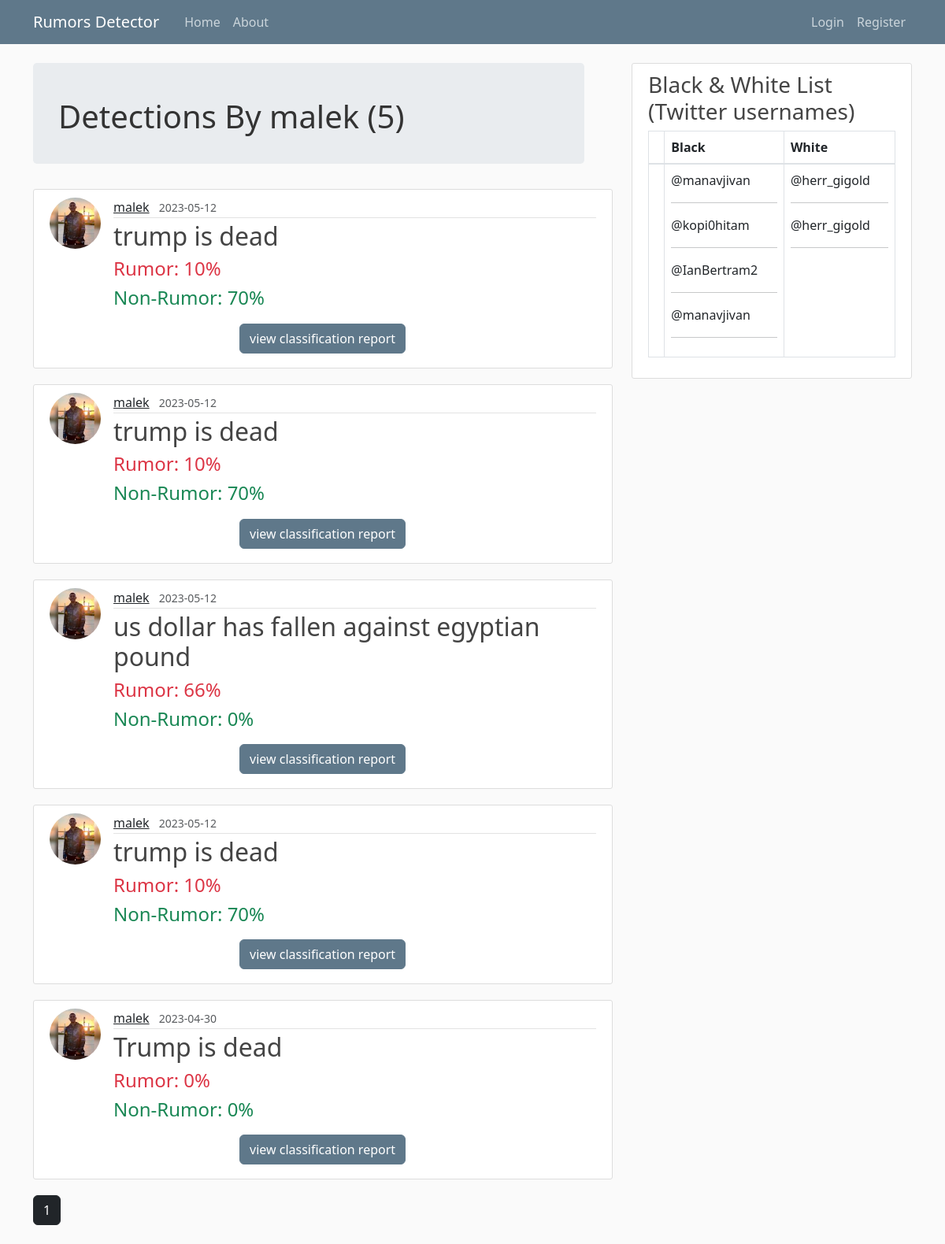
The app's page /user/malek with its own data.
### app/models.py (models this page shows, shortened)
class User(db.Model, UserMixin):
    id = db.Column(db.Integer, primary_key=True)
    username= db.Column(db.String(20), unique=True, nullable=False)
    email= db.Column(db.String(120), unique=True, nullable=False)
    image_file= db.Column(db.String(20), nullable=False, default='default.png')
    password=db.Column(db.String(60), nullable=False)
    posts= db.relationship('Post', backref='author_post', lazy=True)

class Post(db.Model):
    id = db.Column(db.Integer, primary_key=True)
    date_posted=db.Column(db.DateTime, nullable=False, default= datetime.utcnow)
    content= db.Column(db.Text, nullable=False)
    user_id= db.Column(db.Integer, db.ForeignKey('user.id'), nullable=False)
    classification_id=db.Column(db.Integer, db.ForeignKey('classification.id'), nullable=False)
    source_id=db.Column(db.Integer, db.ForeignKey('source.id'), nullable=False)
    credible_id=db.Column(db.Integer, db.ForeignKey('credible_sources.id'), nullable=False)

class CredibleSources(db.Model):
    id=db.Column(db.Integer, primary_key=True)
    post=db.relationship('Post', backref='cred', lazy=True)
    percentr= db.Column(db.Integer, nullable=False)
    percentn= db.Column(db.Integer, nullable=False)

class BlackandWhite(db.Model):
    id= db.Column(db.Integer, primary_key=True)
    Black=db.Column(db.String(120), nullable=True)
    White=db.Column(db.String(120), nullable=True)

### app/users/routes.py (the view)
@users.route("/user/<string:username>")
def user_posts(username):
    page= request.args.get('page', 1, type=int)
    user= User.query.filter_by(username=username).first_or_404()
    posts= Post.query.filter_by(author_post=user)\
        .order_by(Post.date_posted.desc())\
        .paginate(page=page, per_page=5)
    blackandwhite=BlackandWhite.query
    return render_template('user_posts.html', posts=posts, user=user, blackandwhite=blackandwhite)

### app/templates/user_posts.html
{% extends "layout.html" %}
{% block content %}
<div class="jumbotron" style="height:100px; width: 700px">
<h1 class="h1 mb-3" style="margin-top:-20px">Detections By {{ user.username }} ({{ posts.total }})</h1>
</div>
{% for post in posts.items %}
<article class="media content-section">
  <img class="rounded-circle article-img"
    src="{{ url_for('static', filename='profile_pics/' + post.author_post.image_file) }}">
  <div class="media-body">
    <div class="article-metadata">
      <a class="link-dark mr-2" href="{{ url_for('users.user_posts', username=post.author_post.username) }}">{{
        post.author_post.username }}</a>
      <small class="text-muted">{{ post.date_posted.strftime('%Y-%m-%d') }}</small>
    </div>
    <h2 class="article-content">{{ post.content }}</h2>
    <h4 class="text-danger">Rumor: {{ post.cred.percentr }}%</h4>
    <h4 class="text-success">Non-Rumor: {{ post.cred.percentn }}%</h4>
    <a href="{{ url_for('posts.post', post_id=post.id) }}">
      <button class="btn btn-primary mb-2"" style="margin-left: 160px; margin-top: 10px;background-color:#5f788a; border-color:#5f788a;">view classification report</button>
    </a>
  </div>
</article>
{% endfor %}
{% for page_num in posts.iter_pages(left_edge=1, right_edge=1, left_current=1, right_current=2) %}
{% if page_num %}
{% if posts.page == page_num %}
<a class="btn btn-dark mb-4" href="{{ url_for('users.user_posts', username=user.username, page=page_num) }}">{{ page_num
  }}</a>
{% else %}
<a class="btn btn-outline-dark mb-4" href="{{ url_for('users.user_posts', username=user.username, page=page_num) }}">{{
  page_num }}</a>
{% endif %}
{% else %}
...
{% endif %}
{% endfor %}
{% endblock content %}

### app/templates/layout.html (shortened to what this page needs)
<!DOCTYPE html>
<html lang="en">
<head>
    <link rel="stylesheet" href="https://cdn.jsdelivr.net/npm/bootstrap@4.0.0/dist/css/bootstrap.min.css"
>
        <link href="https://cdn.jsdelivr.net/npm/bootstrap@5.3.0-alpha3/dist/css/bootstrap.min.css" rel="stylesheet">
    <link rel="stylesheet" type="text/css" href="{{ url_for('static', filename='main.css') }}">
</head>
<body>
    <header class="site-header">
        <nav class="navbar navbar-expand-md navbar-dark bg-steel fixed-top">
            <div class="container">
                <a class="navbar-brand mr-4" href="{{ url_for('main.home') }}">Rumors Detector</a>
                <div class="collapse navbar-collapse" id="navbarToggle">
                    <div class="navbar-nav mr-auto">
                        <a class="nav-item nav-link" href="{{ url_for('main.home') }}">Home</a>
                        <a class="nav-item nav-link" href="{{ url_for('main.about') }}">About</a>
                    </div>
                    <div class="navbar-nav">
                        {% if current_user.is_authenticated %}
                        <a class="nav-item nav-link" href="{{ url_for('posts.new_post') }}">Detect</a>
                        <a class="nav-item nav-link" href="{{ url_for('users.account') }}">Account</a>
                        <a class="nav-item nav-link" href="{{ url_for('users.logout') }}">Logout</a>
                        {% else %}
                        <a class="nav-item nav-link" href="{{ url_for('users.login') }}">Login</a>
                        <a class="nav-item nav-link" href="{{ url_for('users.register') }}">Register</a>
                        {% endif %}
                    </div>
                </div>
            </div>
        </nav>
    </header>
    <main role="main" class="container">
        <div class="row">
            <div class="col-md-8">
                {% block content %}{% endblock %}
            </div>
            <div class="col-md-4">
                <div class="content-section">
                    <h3>Black & White List (Twitter usernames)</h3>
                    <table class="table table-bordered">
                        <thead>
                            <tr>
                                <th scope="col"></th>
                                <th scope="col">Black</th>
                                <th scope="col">White</th>
                            </tr>
                        </thead>
                        <tbody>
                            <tr>
                                <th scope="row"></th>
                                <td>
                                    {% for bw in blackandwhite %}
                                    {% if bw.Black %}
                                    @{{ bw.Black }}
                                    <hr>
                                    {% endif %}
                                    {% endfor %}
                                </td>
                                <td>
                                    {% for bw in blackandwhite %}
                                    {% if bw.White %}
                                    @{{ bw.White }}
                                    <hr>
                                    {% endif %}
                                    {% endfor %}
                                </td>
                            </tr>
                        </tbody>
                    </table>
                </div>
            </div>
        </div>
    </main>
</body>
</html>

### app/static/main.css (style rules this page uses)
body { background: #fafafa; color: #333333; margin-top: 5rem; }
h1, h2, h3, h4, h5, h6 { color: #444444; }
.bg-steel { background-color: #5f788a; }
.site-header .navbar-nav .nav-link { color: #cbd5db; }
.content-section { background: #ffffff; padding: 10px 20px; border: 1px solid #dddddd; border-radius: 3px; margin-bottom: 20px; }
.article-content { white-space: pre-line; }
.article-img { height: 65px; width: 65px; margin-right: 16px; }
.article-metadata { padding-bottom: 1px; margin-bottom: 4px; border-bottom: 1px solid #e3e3e3 }

### records on screen
User: username "malek"
Post: image_file (picture), author_post.username "malek", date_posted "2023-05-12", content "trump is dead", cred.percentr "10", cred.percentn "70"
Post: image_file (picture), author_post.username "malek", date_posted "2023-05-12", content "trump is dead", cred.percentr "10", cred.percentn "70"
Post: image_file (picture), author_post.username "malek", date_posted "2023-05-12", content "us dollar has fallen against egyptian pound", cred.percentr "66", cred.percentn "0"
Post: image_file (picture), author_post.username "malek", date_posted "2023-05-12", content "trump is dead", cred.percentr "10", cred.percentn "70"
Post: image_file (picture), author_post.username "malek", date_posted "2023-04-30", content "Trump is dead", cred.percentr "0", cred.percentn "0"
BlackandWhite: Black "manavjivan"
BlackandWhite: Black "kopi0hitam"
BlackandWhite: Black "IanBertram2"
BlackandWhite: Black "manavjivan"
BlackandWhite: White "herr_gigold"
BlackandWhite: White "herr_gigold"

### other values on screen
{{ posts.total }} "5"
{{ page_num }} "1"
